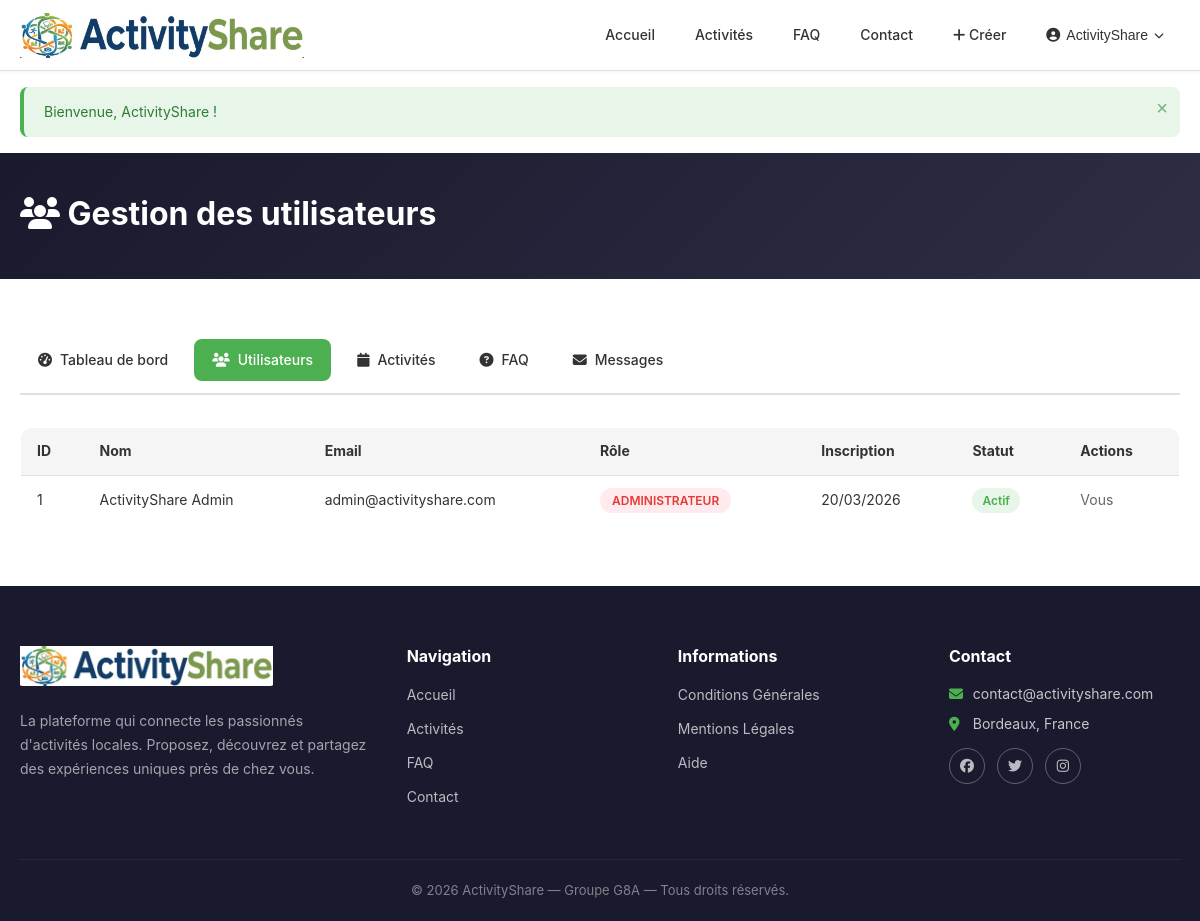
Page /index.php?page=admin-utilisateurs (signed in) on the committed database.
### tables this page shows
CREATE TABLE utilisateur (
    id INT AUTO_INCREMENT PRIMARY KEY,
    nom VARCHAR(100) NOT NULL,
    prenom VARCHAR(100) NOT NULL,
    email VARCHAR(255) NOT NULL UNIQUE,
    mot_de_passe VARCHAR(255) NOT NULL,
    role ENUM('participant', 'organisateur', 'administrateur') DEFAULT 'participant',
    photo_profil VARCHAR(255) DEFAULT NULL,
    telephone VARCHAR(20) DEFAULT NULL,
    ville VARCHAR(100) DEFAULT NULL,
    bio TEXT DEFAULT NULL,
    date_inscription DATETIME DEFAULT CURRENT_TIMESTAMP,
    actif TINYINT(1) DEFAULT 1
);

### controllers/AdminController.php (called while the page is built, shortened)
<?php
class AdminController {
    public function users() {
        $userModel = new User();
        $utilisateurs = $userModel->getAll();
        include __DIR__ . '/../views/layout/header.php';
        include __DIR__ . '/../views/admin/users.php';
        include __DIR__ . '/../views/layout/footer.php';
    }
}

### config/database.php (called while the page is built)
<?php
class Database {
    private static $instance = null;
    private $connection;
    private function __construct() {
        $host = 'localhost';
        $port = '8889';
        $dbname = 'activityshare';
        $username = 'root';
        $password = 'root';
        try {
            $this->connection = new PDO(
                "mysql:host=$host;port=$port;dbname=$dbname;charset=utf8mb4",
                $username,
                $password
            );
            $this->connection->setAttribute(PDO::ATTR_ERRMODE, PDO::ERRMODE_EXCEPTION);
            $this->connection->setAttribute(PDO::ATTR_DEFAULT_FETCH_MODE, PDO::FETCH_ASSOC);
        } catch (PDOException $e) {
            die("Erreur de connexion : " . $e->getMessage());
        }
    }
    public static function getInstance() {
        if (self::$instance === null) {
            self::$instance = new Database();
        }
        return self::$instance;
    }
    public function getConnection() {
        return $this->connection;
    }
}

### models/User.php (called while the page is built, shortened)
<?php
class User {
    private $db;
    public function __construct() {
        $this->db = Database::getInstance()->getConnection();
    }
    public function getAll() {
        $sql = "SELECT * FROM utilisateur ORDER BY date_inscription DESC";
        $stmt = $this->db->query($sql);
        return $stmt->fetchAll();
    }
}

### helpers/functions.php (called while the page is built, shortened)
<?php
function sanitize($data) {
    $data = trim($data);
    $data = htmlspecialchars($data, ENT_QUOTES, 'UTF-8');
    return $data;
}
function formatDateShort($date) {
    $d = new DateTime($date);
    return $d->format('d/m/Y');
}

### views/admin/users.php (the view)
<section class="section page-header-section">
    <div class="container">
        <h1><i class="fas fa-users"></i> Gestion des utilisateurs</h1>
    </div>
</section>
<section class="section">
    <div class="container">
        <div class="admin-nav">
            <a href="index.php?page=admin" class="admin-nav-link"><i class="fas fa-tachometer-alt"></i> Tableau de bord</a>
            <a href="index.php?page=admin-utilisateurs" class="admin-nav-link active"><i class="fas fa-users"></i> Utilisateurs</a>
            <a href="index.php?page=admin-activites" class="admin-nav-link"><i class="fas fa-calendar"></i> Activités</a>
            <a href="index.php?page=admin-faq" class="admin-nav-link"><i class="fas fa-question-circle"></i> FAQ</a>
            <a href="index.php?page=admin-messages" class="admin-nav-link"><i class="fas fa-envelope"></i> Messages</a>
        </div>
        <div class="table-responsive">
            <table class="table">
                <thead>
                    <tr>
                        <th>ID</th>
                        <th>Nom</th>
                        <th>Email</th>
                        <th>Rôle</th>
                        <th>Inscription</th>
                        <th>Statut</th>
                        <th>Actions</th>
                    </tr>
                </thead>
                <tbody>
                    <?php foreach ($utilisateurs as $u): ?>
                        <tr>
                            <td><?= $u['id'] ?></td>
                            <td><?= sanitize($u['prenom'] . ' ' . $u['nom']) ?></td>
                            <td><?= sanitize($u['email']) ?></td>
                            <td>
                                <span class="role-badge role-<?= $u['role'] ?>"><?= ucfirst($u['role']) ?></span>
                            </td>
                            <td><?= formatDateShort($u['date_inscription']) ?></td>
                            <td>
                                <span class="status-badge status-<?= $u['actif'] ? 'active' : 'annulee' ?>">
                                    <?= $u['actif'] ? 'Actif' : 'Inactif' ?>
                                </span>
                            </td>
                            <td>
                                <?php if ($u['id'] != $_SESSION['user_id']): ?>
                                    <a href="index.php?page=admin-toggle-user&id=<?= $u['id'] ?>"
                                       class="btn btn-sm <?= $u['actif'] ? 'btn-danger' : 'btn-primary' ?>"
                                       onclick="return confirm('<?= $u['actif'] ? 'Désactiver' : 'Activer' ?> cet utilisateur ?')">
                                        <?= $u['actif'] ? 'Désactiver' : 'Activer' ?>
                                    </a>
                                <?php else: ?>
                                    <span class="text-muted">Vous</span>
                                <?php endif; ?>
                            </td>
                        </tr>
                    <?php endforeach; ?>
                </tbody>
            </table>
        </div>
    </div>
</section>

### assets/css/style.css (style rules this page uses)
:root { --green: #4CAF50; --green-dark: #388E3C; --green-light: #E8F5E9; --dark: #1a1a2e; --dark-light: #2d2d44; --orange: #F57F17; --orange-dark: #E65100; --white: #FFFFFF; --gray-light: #F5F5F5; --gray: #E0E0E0; --gray-dark: #9E9E9E; --text: #333333; --text-light: #666666; --danger: #E53935; --danger-light: #FFEBEE; --info: #1E88E5; --info-light: #E3F2FD; --warning: #FFA726; --warning-light: #FFF3E0; --success: #4CAF50; --success-light: #E8F5E9; --shadow: 0 2px 12px rgba(0, 0, 0, 0.08); --shadow-lg: 0 8px 30px rgba(0, 0, 0, 0.12); --radius: 12px; --radius-sm: 8px; --radius-xs: 4px; --transition: all 0.3s ease; }
* { margin: 0; padding: 0; box-sizing: border-box; }
html { scroll-behavior: smooth; }
body { font-family: -apple-system, BlinkMacSystemFont, 'Segoe UI', Roboto, Oxygen, Ubuntu, sans-serif; font-size: 15px; line-height: 1.6; color: var(--text); background-color: var(--white); min-height: 100vh; display: flex; flex-direction: column; }
a { color: var(--green); text-decoration: none; transition: var(--transition); }
h1, h2, h3, h4, h5, h6 { font-weight: 700; line-height: 1.3; color: var(--dark); }
.container { max-width: 1200px; margin: 0 auto; padding: 0 20px; }
.section { padding: 60px 0; }
.page-header-section { background: linear-gradient(135deg, var(--dark) 0%, var(--dark-light) 100%); padding: 40px 0; color: var(--white); }
.page-header-section h1 { color: var(--white); font-size: 2rem; margin-bottom: 4px; }
.role-badge { display: inline-block; padding: 3px 12px; border-radius: 12px; font-size: 12px; font-weight: 600; text-transform: uppercase; }
.role-administrateur { background: var(--danger-light); color: var(--danger); }
.text-muted { color: var(--text-light) !important; }
.admin-nav { display: flex; gap: 8px; margin-bottom: 32px; flex-wrap: wrap; border-bottom: 2px solid var(--gray); padding-bottom: 12px; }
.admin-nav-link { display: flex; align-items: center; gap: 8px; padding: 10px 18px; color: var(--text); border-radius: var(--radius-sm); font-weight: 500; font-size: 14px; transition: var(--transition); position: relative; }
.admin-nav-link.active { background: var(--green); color: var(--white); }
.table-responsive { overflow-x: auto; }
.table { width: 100%; border-collapse: collapse; background: var(--white); border: 1px solid var(--gray); border-radius: var(--radius); overflow: hidden; }
.table th, .table td { padding: 12px 16px; text-align: left; font-size: 14px; border-bottom: 1px solid var(--gray); }
.table th { background: var(--gray-light); font-weight: 700; color: var(--text); white-space: nowrap; }
.table tr:last-child td { border-bottom: none; }
.status-badge { display: inline-block; padding: 3px 10px; border-radius: 12px; font-size: 12px; font-weight: 600; }
.status-active { background: var(--success-light); color: var(--green); }

### rows in the picture
utilisateur: id "1", prenom+nom "ActivityShare Admin", email "admin@activityshare.com", role "ADMINISTRATEUR", date_inscription "20/03/2026", actif "Actif", shows "Vous"

### other values in the picture
$_SESSION['user_prenom'] "ActivityShare"
$flashMessage['message'] "Bienvenue, ActivityShare !"
